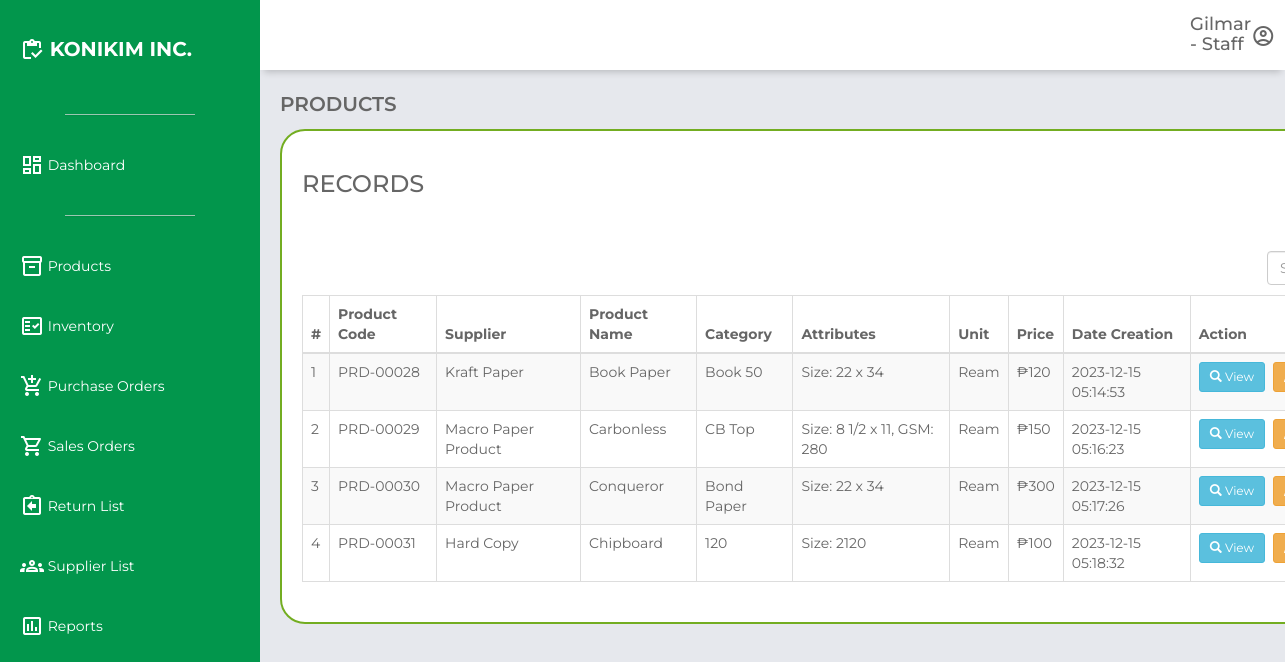
The app's page /products.php (signed in) with its own data.
### tables this page shows
CREATE TABLE `product_list` (
  `id` int(11) NOT NULL,
  `productcode` varchar(250) NOT NULL,
  `supplierCode` int(11) NOT NULL,
  `productsupplier` varchar(250) NOT NULL,
  `productname` varchar(250) NOT NULL,
  `productcategory` varchar(250) NOT NULL,
  `productattributes` varchar(250) NOT NULL,
  `productunit` varchar(250) NOT NULL,
  `productprice` float NOT NULL,
  `datecreation` timestamp NOT NULL DEFAULT current_timestamp() ON UPDATE current_timestamp()
);

### products.php (the view, shortened to what this page needs)
<?php
if (isset($_SESSION['loggedin']) && $_SESSION['loggedin'] == true && isset($_SESSION['firstname']) && isset($_SESSION['user_type'])) {
    $userFirstName = $_SESSION['firstname'];
    $userType = $_SESSION['user_type'];
} else {
    $userFirstName = 'Unknown';
    $userType = 'Unknown';
}
?>
<!DOCTYPE html>
<html lang="en">
<head>
    <link rel="stylesheet" href="https://unpkg.com/boxicons@2.0.7/css/boxicons.min.css">
    <link href="https://maxcdn.bootstrapcdn.com/bootstrap/3.3.0/css/bootstrap.min.css" rel="stylesheet">
    <link href="https://cdn.datatables.net/1.10.25/css/dataTables.bootstrap.min.css" rel="stylesheet">
    <link rel="stylesheet" href="css\dashboard.css">
</head>
<body>
    <div class="grid-container">
        <header class="header">
            <div class="header-right" style="margin-left: 900px;">
                <h4><?php echo htmlspecialchars($userFirstName); ?> - <?php echo htmlspecialchars($userType); ?></h4>
            </div>
            <div class="header-right">
                <span class="material-icons-outlined" id="userIcon">account_circle</span>
            </div>
        </header>
        <aside id="sidebar">
            <div class="sidebar-title">
                <div class="sidebar-brand">
                    <span class="material-icons-outlined">inventory</span> KONIKIM INC.
                </div>
            </div>
            <ul class="sidebar-list">
                <hr class="sidebar-divider hr-sidebar-divider">
                <li class="sidebar-list-item">
                    <a href="dashboard.php" target="_self">
                        <span class="material-icons-outlined">dashboard</span> Dashboard
                    </a>
                </li>
                <hr class="sidebar-divider hr-sidebar-divider">
                <li class="sidebar-list-item">
                    <a href="products.php" target="_self">
                        <span class="material-icons-outlined">inventory_2</span> Products
                    </a>
                </li>
                <li class="sidebar-list-item">
                    <a href="inventory.php" target="_self">
                        <span class="material-icons-outlined">fact_check</span> Inventory
                    </a>
                </li>
                <li class="sidebar-list-item">
                    <a href="purchase_orders.php" target="_self">
                        <span class="material-icons-outlined">add_shopping_cart</span> Purchase Orders
                    </a>
                </li>
                <li class="sidebar-list-item">
                    <a href="sales_orders.php" target="_self">
                        <span class="material-icons-outlined">shopping_cart</span> Sales Orders
                    </a>
                </li>
                <li class="sidebar-list-item">
                    <a href="return_list.php" target="_self">
                        <span class="material-icons-outlined">assignment_return</span> Return List
                    </a>
                </li>
                <li class="sidebar-list-item">
                    <a href="supplier.php" target="_self">
                        <span class="material-icons-outlined">groups</span> Supplier List
                    </a>
                </li>
                <li class="sidebar-list-item">
                    <a href="reports.php" target="_self">
                        <span class="material-icons-outlined">poll</span> Reports
                    </a>
                </li>
            </ul>
        </aside>
        <main class="main-container">
            <div class="main-title">
                <p class="font-weight-bold">PRODUCTS</p>
            </div>
            <div class="container" style="font-family: 'Montserrat', sans-serif !important;">
                <div class="row">
                    <div class="col-md-12">
                        <h3>RECORDS</h3>
                    </div>
                </div>
                <div class="row">
                    <div class="col-md-2" style="margin-left: 965px; margin-bottom: 10px;">
                        <input type="text" id="tableSearch" class="form-control" placeholder="Search Table...">
                    </div>
                    <div class="col-md-12">
                        <div class="table-responsive">
                            <table class="table table-bordered table-striped">
                                <thead>
                                    <tr>
                                        <th>#</th>
                                        <th>Product Code</th>
                                        <th>Supplier</th>
                                        <th>Product Name</th>
                                        <th>Category</th>
                                        <th>Attributes</th>
                                        <th>Unit</th>
                                        <th>Price</th>
                                        <th>Date Creation</th>
                                        <th>Action</th>
                                    </tr>
                                </thead>
                                <tbody>
                                    <?php
                                    require_once 'db_config.php';
                                    $sql = mysqli_query($conn, "SELECT * FROM product_list");
                                    $count = 1;
                                    $row = mysqli_num_rows($sql);
                                    if ($row > 0) {
                                        while ($row = mysqli_fetch_array($sql)) {
                                    ?>
                                            <tr>
                                                <td><?php echo $count ?></td>
                                                <td><?php echo $row['productcode']; ?></td>
                                                <td><?php echo $row['productsupplier']; ?></td>
                                                <td><?php echo $row['productname']; ?></td>
                                                <td><?php echo $row['productcategory']; ?></td>
                                                <td><?php echo $row['productattributes']; ?></td>
                                                <td><?php echo $row['productunit']; ?></td>
                                                <td>₱<?php echo $row['productprice']; ?></td>
                                                <td><?php echo $row['datecreation']; ?></td>
                                                <td>
                                                    <div style="display: flex; align-items: center;">
                                                        <a href="#" class="btn btn-info btn-sm view-product" data-productid="<?php echo htmlentities($row['id']); ?>" style="margin-right: 8px; position: relative;"><span class="glyphicon glyphicon-search"></span> View </a>
                                                        <a href="product_edit.php?editid=<?php echo htmlentities($row['id']); ?>" class="btn btn-warning btn-sm" style="margin-right: 8px; position: relative;"><span class="glyphicon glyphicon-pencil"></span> Edit </a>
                                                    </div>
                                                </td>
                                            </tr>
                                    <?php
                                            $count = $count + 1;
                                        }
                                    }
                                    ?>
                                </tbody>
                            </table>
                        </div>
                    </div>
                </div>
            </div>
        </main>
    </div>
</body>
</html>

### css/dashboard.css (style rules this page uses)
body { margin: 0; padding: 0; box-sizing: border-box; background-color: #e6e8ed; color: #666666; font-family: "Montserrat", sans-serif !important; }
.material-icons-outlined { vertical-align: middle; line-height: 1px; }
.font-weight-bold { font-weight: 600; }
.grid-container { display: grid; grid-template-columns: 260px 1fr 1fr 1fr; grid-template-rows: 0.2fr 3fr; grid-template-areas: "sidebar header header header" "sidebar main main main"; height: 100vh; }
.header { grid-area: header; height: 70px; background-color: #ffffff; display: flex; align-items: center; justify-content: space-between; padding: 0 30px 0 30px; box-shadow: 0 6px 7px -4px rgba(0, 0, 0, 0.2); }
#sidebar { grid-area: sidebar; height: 100%; background-color: #02964C; color: #ffffff; overflow-y: auto; transition: all 0.5s; -webkit-transition: all 0.5s; }
.hr-sidebar-divider { border-top: 1px solid #ddd; margin: 20px auto; width: 50%; opacity: 0.7; box-shadow: 0 1px 1px rgba(0, 0, 0, 0.1); }
.sidebar-title { display: flex; justify-content: space-between; align-items: center; padding: 20px 20px 20px 20px; margin-bottom: 30px; }
.sidebar-brand { margin-top: 15px; font-size: 20px; font-weight: 700; }
.sidebar-list { padding: 0; margin-top: 15px; list-style-type: none; }
.sidebar-list-item { padding: 20px 20px 20px 20px; }
.sidebar-list-item > a { text-decoration: none; color: #ffffff; }
.main-container { grid-area: main; overflow-y: auto; padding: 20px 20px; }
.container { background-color: #fff; border-radius: 25px; border: 2px solid #73AD21; padding: 20px; }
.main-title { display: flex; justify-content: space-between; }
.main-title > p { font-size: 20px; }

### records on screen
product_list: productcode "PRD-00028", productsupplier "Kraft Paper", productname "Book Paper", productcategory "Book 50", productattributes "Size: 22 x 34", productunit "Ream", productprice "120", datecreation "2023-12-15 05:14:53"
product_list: productcode "PRD-00029", productsupplier "Macro Paper Product", productname "Carbonless", productcategory "CB Top", productattributes "Size: 8 1/2 x 11, GSM: 280", productunit "Ream", productprice "150", datecreation "2023-12-15 05:16:23"
product_list: productcode "PRD-00030", productsupplier "Macro Paper Product", productname "Conqueror", productcategory "Bond Paper", productattributes "Size: 22 x 34", productunit "Ream", productprice "300", datecreation "2023-12-15 05:17:26"
product_list: productcode "PRD-00031", productsupplier "Hard Copy", productname "Chipboard", productcategory "120", productattributes "Size: 2120", productunit "Ream", productprice "100", datecreation "2023-12-15 05:18:32"

### other values on screen
$userFirstName "Gilmar"
$userType "Staff"
